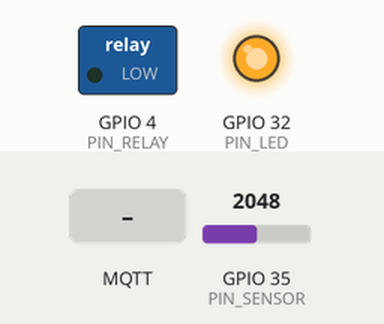
A sketch run on a simulated ESP32. On the bench: switched loads named in the sketch (green lamp = pin HIGH), output pins drawn as LEDs (lit = HIGH). Inputs (shaded band) come from the test bench; at power-on: GPIO 35 (PIN_SENSOR) = 2048. WiFi joins after 1.5 s; servers stay silent unless stated; no MQTT or app messages arrive unless stated; what the sketch prints to the serial monitor is not drawn.

Above: at 2.7 s.
2.8 s: MQTT message "1" arrives on the first subscribed topic
At 3.4 s:
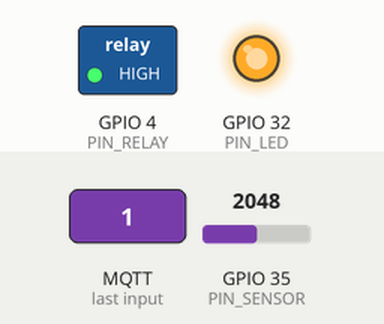
4.3 s: MQTT message "0" arrives on the first subscribed topic
At 4.6 s:
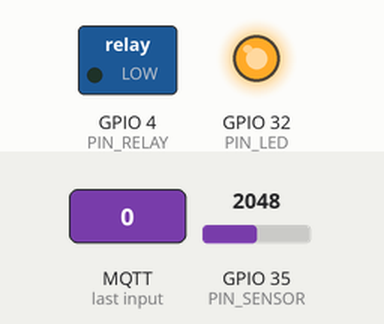
Timing chart, 0 to 7.3 s (numbered marks = the images above; inputs shaded):
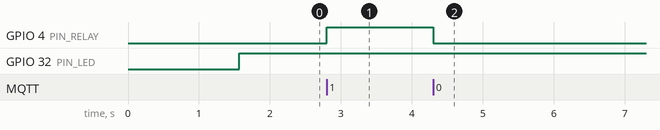

The sketch:

esp32.ino
```cpp
#include <WiFi.h>
#include <PubSubClient.h>

const char* ssid = "ADMIN";
const char* password = "admin54321";

const char* mqttServer = "122.3.114.27";
const int mqttPort = 1883;
const char* mqttUser = "user2024"; // Leave empty if broker doesn't require authentication
const char* mqttPassword = "user2024%$#@!"; // Leave empty if broker doesn't require authentication
char clientId[23];

const int PIN_RELAY = 4;
const int PIN_LED = 32;
const int PIN_SENSOR = 35;

const char* sensorID = "82640";

uint32_t timer = 0;

WiFiClient espClient;
PubSubClient client(espClient);

void setup_wifi() {
  delay(10);
  Serial.println();
  Serial.print("Connecting to ");
  Serial.println(ssid);

  WiFi.begin(ssid, password);

  while (WiFi.status() != WL_CONNECTED) {
    delay(500);
    Serial.print(".");
  }

  Serial.println("");
  Serial.println("WiFi connected");
  Serial.println("IP address: ");
  Serial.println(WiFi.localIP());
}

void callback(char* topic, byte* payload, unsigned int length) {
  Serial.print("Message received on topic: ");
  Serial.println(topic);
  Serial.print("Payload: ");
  for (int i = 0; i < length; i++) {
    Serial.print((char)payload[i]);
  }
  bool is_on = (char)payload[0] == '1';
  digitalWrite(PIN_RELAY, is_on);
  Serial.println();
}

void setup() {
  Serial.begin(115200);
  pinMode(PIN_RELAY, OUTPUT);
  pinMode(PIN_LED, OUTPUT);
  pinMode(PIN_SENSOR, INPUT);
  setup_wifi();
  client.setServer(mqttServer, mqttPort);
  client.setCallback(callback);
  uint8_t mac[6];
  WiFi.macAddress(mac);
  sprintf(clientId, "esp32Client-%02X%02X%02X", mac[3], mac[4], mac[5]);
}

void reconnect() {
  while (!client.connected()) {
    Serial.print("Attempting MQTT connection...");
    if (client.connect(clientId, mqttUser, mqttPassword)) {
      Serial.println("connected");
      client.subscribe("smartgarden/");
      digitalWrite(PIN_LED, HIGH);
    } else {
      digitalWrite(PIN_LED, LOW);
      Serial.print("failed, rc=");
      Serial.print(client.state());
      Serial.println(" try again in 5 seconds");
      delay(5000);
    }
  }
}

void loop() {
  if (timer != round(millis()/1000)){
    timer = round(millis()/1000);
    int moistureLevel = analogRead(PIN_SENSOR);
    int moisturePercent = map(moistureLevel, 0, 4095, 100, 0);
    // Publish the moisture level with sensorID to the MQTT topic
    char moistureStr[32];
    snprintf(moistureStr, sizeof(moistureStr),  "{\"id\":\"%s\", \"moisture\":%d}", sensorID, moisturePercent);
    client.publish("smartgarden/data", moistureStr);
  }

  if (!client.connected()) {
    reconnect();
  }
  client.loop();
}
```

Measured:
- after the input at 2.8 s, GPIO 4 (PIN_RELAY): LOW → HIGH at once
- after the input at 4.3 s, GPIO 4 (PIN_RELAY): HIGH → LOW at once
